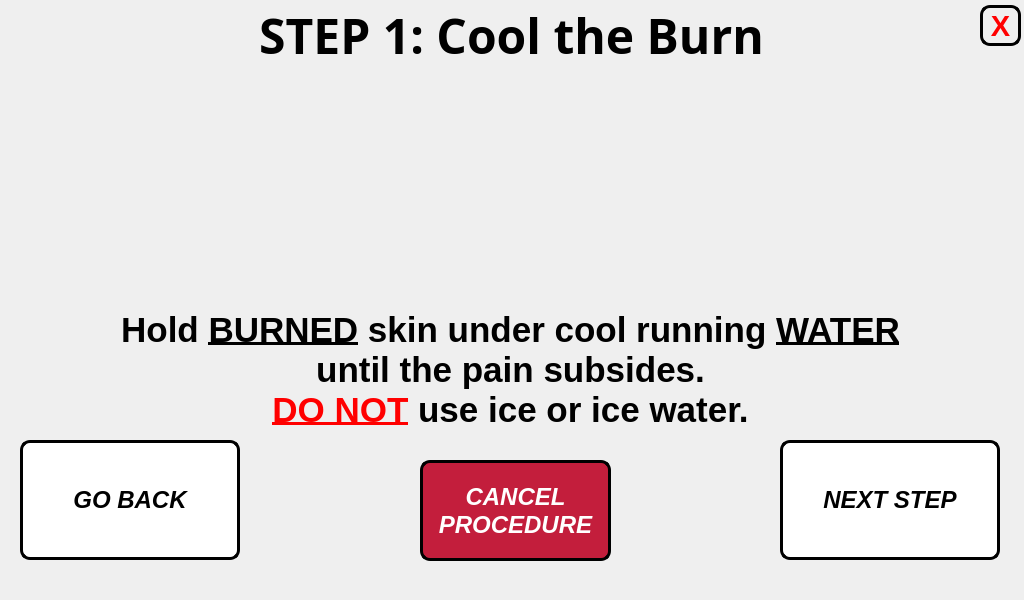
<?xml version="1.0" encoding="UTF-8"?>
<ui version="4.0">
 <class>step_1_window</class>
 <widget class="QMainWindow" name="step_1_window">
  <property name="geometry">
   <rect>
    <x>0</x>
    <y>0</y>
    <width>1024</width>
    <height>600</height>
   </rect>
  </property>
  <property name="minimumSize">
   <size>
    <width>1024</width>
    <height>600</height>
   </size>
  </property>
  <property name="maximumSize">
   <size>
    <width>1024</width>
    <height>600</height>
   </size>
  </property>
  <property name="windowTitle">
   <string>Step 1 Procedure</string>
  </property>
  <widget class="QWidget" name="centralwidget">
   <widget class="QLabel" name="title_step">
    <property name="geometry">
     <rect>
      <x>6</x>
      <y>0</y>
      <width>1011</width>
      <height>71</height>
     </rect>
    </property>
    <property name="font">
     <font>
      <family>Unispace</family>
      <pointsize>18</pointsize>
      <weight>75</weight>
      <bold>true</bold>
     </font>
    </property>
    <property name="text">
     <string>&lt;html&gt;&lt;head/&gt;&lt;body&gt;&lt;p align=&quot;center&quot;&gt;&lt;span style=&quot; font-size:36pt;&quot;&gt;STEP 1: Cool the Burn&lt;/span&gt;&lt;/p&gt;&lt;/body&gt;&lt;/html&gt;</string>
    </property>
    <property name="alignment">
     <set>Qt::AlignCenter</set>
    </property>
   </widget>
   <widget class="QLabel" name="text_steps">
    <property name="geometry">
     <rect>
      <x>20</x>
      <y>290</y>
      <width>981</width>
      <height>161</height>
     </rect>
    </property>
    <property name="font">
     <font>
      <pointsize>18</pointsize>
      <weight>75</weight>
      <bold>true</bold>
     </font>
    </property>
    <property name="text">
     <string>&lt;html&gt;&lt;head/&gt;&lt;body&gt;&lt;p align=&quot;center&quot;&gt;&lt;span style=&quot; font-family:'Calibri'; font-size:26pt; color:#000000;&quot;&gt;Hold &lt;/span&gt;&lt;span style=&quot; font-family:'Calibri'; font-size:26pt; text-decoration: underline; color:#000000;&quot;&gt;BURNED&lt;/span&gt;&lt;span style=&quot; font-family:'Calibri'; font-size:26pt; color:#000000;&quot;&gt; skin under cool running &lt;/span&gt;&lt;span style=&quot; font-family:'Calibri'; font-size:26pt; text-decoration: underline; color:#000000;&quot;&gt;WATER&lt;br/&gt;&lt;/span&gt;&lt;span style=&quot; font-family:'Calibri'; font-size:26pt; color:#000000;&quot;&gt;until the pain subsides.&lt;/span&gt;&lt;span style=&quot; font-size:26pt;&quot;&gt;&lt;br/&gt;&lt;/span&gt;&lt;span style=&quot; font-family:'Calibri'; font-size:26pt; text-decoration: underline; color:#ff0000;&quot;&gt;DO NOT&lt;/span&gt;&lt;span style=&quot; font-family:'Calibri'; font-size:26pt; color:#000000;&quot;&gt; use ice or ice water.&lt;/span&gt;&lt;/p&gt;&lt;/body&gt;&lt;/html&gt;</string>
    </property>
   </widget>
   <widget class="QLabel" name="gif_player_label">
    <property name="geometry">
     <rect>
      <x>330</x>
      <y>60</y>
      <width>360</width>
      <height>240</height>
     </rect>
    </property>
    <property name="minimumSize">
     <size>
      <width>360</width>
      <height>240</height>
     </size>
    </property>
    <property name="maximumSize">
     <size>
      <width>360</width>
      <height>240</height>
     </size>
    </property>
    <property name="font">
     <font>
      <family>Unispace</family>
      <pointsize>16</pointsize>
      <weight>75</weight>
      <bold>true</bold>
     </font>
    </property>
    <property name="frameShape">
     <enum>QFrame::NoFrame</enum>
    </property>
    <property name="lineWidth">
     <number>1</number>
    </property>
    <property name="text">
     <string/>
    </property>
    <property name="alignment">
     <set>Qt::AlignCenter</set>
    </property>
   </widget>
   <widget class="QPushButton" name="next_step_button">
    <property name="geometry">
     <rect>
      <x>780</x>
      <y>440</y>
      <width>220</width>
      <height>120</height>
     </rect>
    </property>
    <property name="minimumSize">
     <size>
      <width>220</width>
      <height>120</height>
     </size>
    </property>
    <property name="maximumSize">
     <size>
      <width>220</width>
      <height>120</height>
     </size>
    </property>
    <property name="font">
     <font>
      <pointsize>18</pointsize>
      <weight>75</weight>
      <italic>true</italic>
      <bold>true</bold>
     </font>
    </property>
    <property name="cursor">
     <cursorShape>PointingHandCursor</cursorShape>
    </property>
    <property name="styleSheet">
     <string notr="true">QPushButton:hover:!pressed
{
  background-color: rgb(195,30,60);
}

QPushButton
{
  background-color: white;
color: black;
border-style: outset;
border-width: 3px;
border-radius:10px;
border-color: black;
}</string>
    </property>
    <property name="text">
     <string>NEXT STEP</string>
    </property>
   </widget>
   <widget class="QPushButton" name="go_back_injury_type">
    <property name="geometry">
     <rect>
      <x>20</x>
      <y>440</y>
      <width>220</width>
      <height>120</height>
     </rect>
    </property>
    <property name="minimumSize">
     <size>
      <width>220</width>
      <height>120</height>
     </size>
    </property>
    <property name="maximumSize">
     <size>
      <width>220</width>
      <height>120</height>
     </size>
    </property>
    <property name="font">
     <font>
      <pointsize>18</pointsize>
      <weight>75</weight>
      <italic>true</italic>
      <bold>true</bold>
     </font>
    </property>
    <property name="styleSheet">
     <string notr="true">QPushButton:hover:!pressed
{
  background-color: rgb(195,30,60);
}

QPushButton
{
  background-color: white;
color: black;
border-style: outset;
border-width: 3px;
border-radius:10px;
border-color: black;
}</string>
    </property>
    <property name="text">
     <string>GO BACK</string>
    </property>
   </widget>
   <widget class="QLabel" name="label">
    <property name="geometry">
     <rect>
      <x>0</x>
      <y>0</y>
      <width>1024</width>
      <height>600</height>
     </rect>
    </property>
    <property name="minimumSize">
     <size>
      <width>1024</width>
      <height>600</height>
     </size>
    </property>
    <property name="maximumSize">
     <size>
      <width>1024</width>
      <height>600</height>
     </size>
    </property>
    <property name="text">
     <string/>
    </property>
    <property name="pixmap">
     <pixmap>../pictures/program_pictures/main_wallpaper.png</pixmap>
    </property>
   </widget>
   <widget class="QPushButton" name="end_procedure_now_button">
    <property name="geometry">
     <rect>
      <x>420</x>
      <y>460</y>
      <width>191</width>
      <height>101</height>
     </rect>
    </property>
    <property name="minimumSize">
     <size>
      <width>0</width>
      <height>0</height>
     </size>
    </property>
    <property name="maximumSize">
     <size>
      <width>16777215</width>
      <height>16777215</height>
     </size>
    </property>
    <property name="font">
     <font>
      <pointsize>18</pointsize>
      <weight>75</weight>
      <italic>true</italic>
      <bold>true</bold>
     </font>
    </property>
    <property name="styleSheet">
     <string notr="true">QPushButton:hover:!pressed
{
  background-color: grey;
}

QPushButton
{
  background-color: rgb(195,30,60);
color: white;
border-style: outset;
border-width: 3px;
border-radius:10px;
border-color: black;
}</string>
    </property>
    <property name="text">
     <string>CANCEL
PROCEDURE</string>
    </property>
   </widget>
   <widget class="QPushButton" name="close_button">
    <property name="geometry">
     <rect>
      <x>980</x>
      <y>5</y>
      <width>41</width>
      <height>41</height>
     </rect>
    </property>
    <property name="font">
     <font>
      <pointsize>22</pointsize>
      <weight>75</weight>
      <bold>true</bold>
     </font>
    </property>
    <property name="styleSheet">
     <string notr="true">QPushButton:hover:!pressed
{
  background-color: rgb(195,30,60);
}

QPushButton
{

color: red;
border-style: outset;
border-width: 3px;
border-radius:10px;
border-color: black;
}
</string>
    </property>
    <property name="text">
     <string>X</string>
    </property>
   </widget>
   <zorder>label</zorder>
   <zorder>title_step</zorder>
   <zorder>gif_player_label</zorder>
   <zorder>text_steps</zorder>
   <zorder>next_step_button</zorder>
   <zorder>go_back_injury_type</zorder>
   <zorder>end_procedure_now_button</zorder>
   <zorder>close_button</zorder>
  </widget>
 </widget>
 <resources/>
 <connections/>
</ui>
